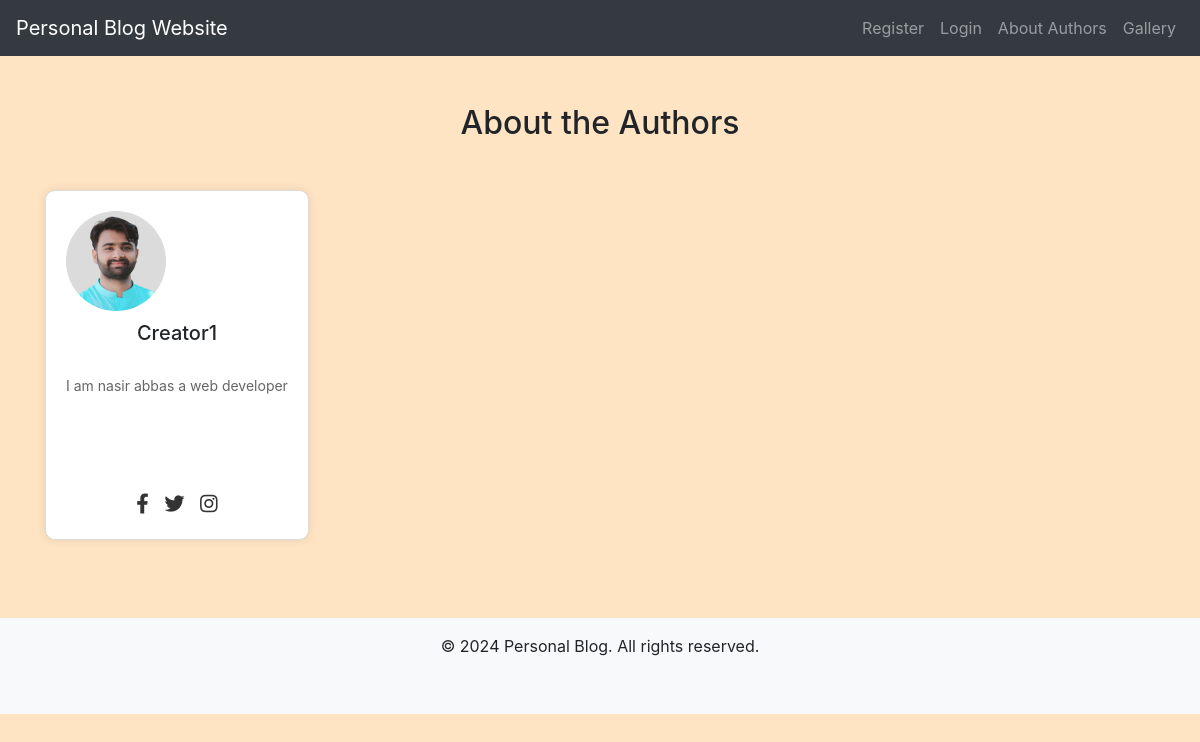
Page /about_authors.php on the committed database.
### tables this page shows
CREATE TABLE `about_info` (
  `id` int(11) NOT NULL,
  `author_id` int(11) NOT NULL,
  `bio` text DEFAULT NULL,
  `facebook_link` varchar(255) DEFAULT NULL,
  `twitter_link` varchar(255) DEFAULT NULL,
  `instagram_link` varchar(255) DEFAULT NULL,
  `created_at` timestamp NOT NULL DEFAULT current_timestamp(),
  `updated_at` timestamp NOT NULL DEFAULT current_timestamp() ON UPDATE current_timestamp()
);

CREATE TABLE `users` (
  `id` int(11) NOT NULL,
  `username` varchar(255) NOT NULL,
  `email` varchar(255) NOT NULL,
  `password` varchar(255) NOT NULL,
  `phone` varchar(20) NOT NULL,
  `usertype` enum('reader','creator') NOT NULL,
  `created_at` timestamp NOT NULL DEFAULT current_timestamp(),
  `updated_at` timestamp NOT NULL DEFAULT current_timestamp() ON UPDATE current_timestamp(),
  `bio` text DEFAULT NULL,
  `profile_picture` varchar(255) DEFAULT NULL
);

### about_authors.php (the view, shortened to what this page needs)
<?php
include('config.php');
$sql = "SELECT u.id, u.username, u.profile_picture, a.bio, a.facebook_link, a.twitter_link, a.instagram_link
        FROM users u
        LEFT JOIN about_info a ON u.id = a.author_id
        WHERE u.usertype = 'creator'";
$result = mysqli_query($conn, $sql);
?>
<!DOCTYPE html>
<html lang="en">
<head>
    <link rel="stylesheet" href="https://maxcdn.bootstrapcdn.com/bootstrap/4.5.2/css/bootstrap.min.css">
    <link rel="stylesheet" href="https://cdnjs.cloudflare.com/ajax/libs/font-awesome/5.15.4/css/all.min.css">
    <link rel="stylesheet" href="css/style.css">
</head>
<body>
    <?php include('navbar.php'); ?>
    <div class="container mt-5">
        <h2 class="text-center mb-5">About the Authors</h2>
        <div class="row">
            <?php
            if (mysqli_num_rows($result) > 0) {
                while ($author = mysqli_fetch_assoc($result)) {
                    ?>
                    <div class="col-md-4">
                        <div class="author-card">
                            <?php if ($author['profile_picture']) { ?>
                                <img src="uploads/<?php echo $author['profile_picture']; ?>" alt="Profile Picture">
                            <?php } else { ?>
                                <img src="https://via.placeholder.com/100" alt="Profile Picture">
                            <?php } ?>
                            <h4><?php echo htmlspecialchars($author['username']); ?></h4>
                            <p><?php echo nl2br(htmlspecialchars($author['bio'])); ?></p>
                            <div class="social-icons">
                                <?php if ($author['facebook_link']) { ?>
                                    <a href="<?php echo htmlspecialchars($author['facebook_link']); ?>" target="_blank">
                                        <i class="fab fa-facebook-f"></i>
                                    </a>
                                <?php } ?>
                                <?php if ($author['twitter_link']) { ?>
                                    <a href="<?php echo htmlspecialchars($author['twitter_link']); ?>" target="_blank">
                                        <i class="fab fa-twitter"></i>
                                    </a>
                                <?php } ?>
                                <?php if ($author['instagram_link']) { ?>
                                    <a href="<?php echo htmlspecialchars($author['instagram_link']); ?>" target="_blank">
                                        <i class="fab fa-instagram"></i>
                                    </a>
                                <?php } ?>
                            </div>
                        </div>
                    </div>
                    <?php
                }
            } else {
                echo "<p>No creators found.</p>";
            }
            ?>
        </div>
    </div>
    <?php
include 'footer.php';
?>
</body>
</html>

### css/style.css (style rules this page uses)
body { background-color: bisque; }
h1, h2, h3, h4 { text-align: center; margin-top: 30px; margin-bottom: 30px; }
.container { margin-bottom: 40px; }

### about_authors.php (style rules this page uses)
.author-card { background-color: #fff; border: 1px solid #ddd; border-radius: 10px; padding: 20px; box-shadow: 0 0 10px rgba(0, 0, 0, 0.1); margin-bottom: 30px; text-align: center; display: flex; flex-direction: column; justify-content: space-between; height: 350px; }
.author-card img { border-radius: 50%; width: 100px; height: 100px; }
.author-card h4 { margin-top: 10px; font-size: 20px; }
.author-card p { flex-grow: 1; font-size: 14px; color: #666; }
.social-icons a { margin: 5px; font-size: 20px; color: #333; }
.row { display: flex; flex-wrap: wrap; }
.col-md-4 { display: flex; justify-content: space-between; }

### rows in the picture
about_info: author.profile_picture (picture), author.username "Creator1", bio "I am nasir abbas a web developer"
